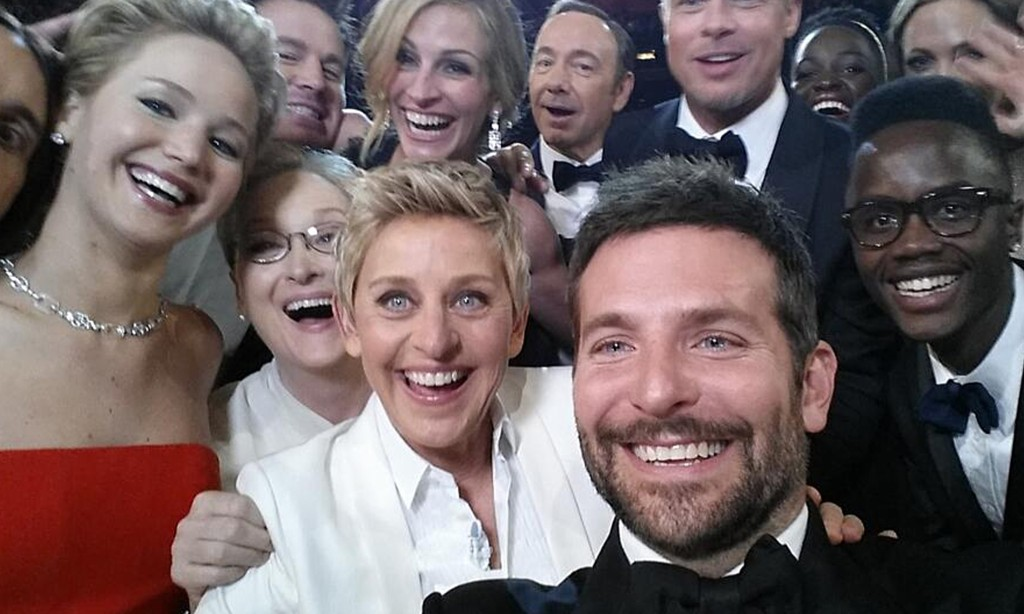
//> input picture fossee/oscarSelfie.jpg, 1024 x 614 px
$ ./main   (built with g++ and OpenCV 4)
//> lines starting //> are read from the running program, lines starting //| are printed output that depends on the picture; after the words box and inside, x2 and y2 are one past the last pixel; in counts of white or black regions, pixels touching at a corner belong together
/*The c++ libraries have been included below.*/

#include<iostream>
#include<cstdlib>
#include<vector>
#include<sstream>
#include<string>
#include<fstream>
#include<stdio.h>

using namespace std;

/*The required set of opencv libraries have been included below.*/

#include "opencv2/calib3d.hpp"
#include "opencv2/core.hpp"
#include "opencv2/highgui.hpp"
#include "opencv2/opencv.hpp"
#include "opencv2/objdetect.hpp"
#include "opencv2/imgproc.hpp"
#include "opencv2/face/facerec.hpp"

/*Using the opencv namespace and face namespace for the facial recognition.*/

using namespace cv;
using namespace cv::face;

/*haarcascade file location for face detection has been defined here*/
String fn_haar = "/home/amb/code/graphics/opencv/fossee/haarcascade_frontalface_alt.xml";

/*haarcascade file location for eye detection has been defined here(for Ellen's eyes)*/
String eyes_cascade_name = "/home/amb/code/graphics/opencv/fossee/haarcascade_eye_tree_eyeglasses.xml";

/*The csv file required to match faces for facial recognition.
Contains the image locations and class labels for Ellen's and Bradley's face.
Two known faces have been used as Fisherfaces uses LDA which required to classes of pictures.*/
string fn_csv = "/home/amb/code/graphics/opencv/fossee/face_recog.txt";

/*This haarcascade file location contains the xml file which has been defined for jellyfishes by opencv-haarcascade training.*/
string jl_haar = "/home/amb/code/graphics/opencv/fossee/cascade.xml";


/*Reads the haarcascade files to recognize objects. The first parameter is the file location for the CSV file that needs to be passed, the second parameter and third parameters are for reading the images and their class labels from a line and the last parameter is a semi-colon which is used in the file to divide the image location and its class label.*/
static void read_csv(const string& filename, vector<Mat>& images, vector<int>& labels, char separator = ';')
{
	/*Takes in the file through the file location that has been passed as one of the parameters.*/
        std::ifstream file(filename.c_str(), ifstream::in);

	/*To check if a valid file location has been passed.*/
        if (!file)
        {
                string error_message = "No valid input file was given, please check the given filename.";
                CV_Error(CV_StsBadArg, error_message);
        }

	/*To read each line from the CSV file.*/
        string line, path, classlabel;

	/*Read one line and parses it.*/
        while (getline(file, line))
        {
                stringstream liness(line);
                getline(liness, path, separator);
                getline(liness, classlabel);

                if(!path.empty() && !classlabel.empty())
                {
                        images.push_back(imread(path, 0));
                        labels.push_back(atoi(classlabel.c_str()));
                }
        }
}

/*The fucntion that is used for detection(Faces in this case), takes the Photo to detect from as an arguement/parameter.*/
void detectFace( Mat frame)
{
        /*Loads the cascade.*/
        CascadeClassifier face_cascade;
        if( !face_cascade.load( fn_haar ) )
        {
                cout << "Error loading face cascade file\n" << endl;
                return;
        };

	/*This will store the various faces that are going to be detected in the photo.*/
        vector<Rect> faces;
        Mat frame_gray;

	/*To convert the photo to grayscale.*/
        cvtColor( frame, frame_gray, CV_BGR2GRAY );

	/*To equalize the photo's histogram.*/
        equalizeHist( frame_gray, frame_gray );

        /*Detects faces.*/
        face_cascade.detectMultiScale( frame_gray, faces, 1.1, 2, 0|CV_HAAR_SCALE_IMAGE, Size(30, 30) );

	/*For each face, draws a rectangle to denote its detection.*/
        for( size_t i = 0; i < faces.size(); i++ )
        {
		Point pt1,pt2;

		pt1.x = faces[i].x;
		pt1.y = faces[i].y;

		pt2.x = faces[i].x + faces[i].width;
		pt2.y = faces[i].y + faces[i].height;

		/*Draws a rectangle.*/
  		rectangle(frame, pt1 , pt2, Scalar(255,255,255),2,8,0);
	}

	/*To display the result after moving it to an appropriate location on the screen.*/
	namedWindow("Face Detection", WINDOW_AUTOSIZE);
	moveWindow("Face Detection", 10,10);
        imshow( "Face Detection", frame );
}

/*To detect the eyes of Ellen. The first parameter is the photo to recognise from and the second and third are for comparison of class labels from CSV file to recognise Ellen's face.*/
void detectEyes( Mat frame, vector<Mat>& images, vector<int>& labels )
{
	/*The first one counts the number of recognitions. As we have two known faces, I had to limit the recognition to Ellen's face and eyes.*/
	int count=0,c=0;

	/*Loads the cascades*/
        CascadeClassifier face_cascade;
        CascadeClassifier eyes_cascade;

	/*Checks proper loading of the haarcascade files(Face and Eyes).*/
        if( !face_cascade.load( fn_haar ) )
        {
                cout << "Error loading face cascade file\n" << endl;
        return;
        };

        if( !eyes_cascade.load( eyes_cascade_name ) )
        {
                cout << "Error loading eyes cascade file\n" << endl;
                return;
        };

	/*Reads the CSV file for facial recognition.*/
	read_csv(fn_csv, images, labels);

	int im_width = images[0].cols;
	int im_height = images[0].rows;

	/*To use the FisherFace Recognition Algorithm for facial recognition.*/
	Ptr<FaceRecognizer> model = createFisherFaceRecognizer();
	model->train(images, labels);

	/*All the detected faces are stored here.*/
        vector<Rect> faces;
        Mat frame_gray;

	/*Color to grayscale conversion of the photo.*/
        cvtColor( frame, frame_gray, CV_BGR2GRAY );

	/*To equlise the histogram which is essential for detection.*/
        equalizeHist( frame_gray, frame_gray );

        /*Detects faces*/
        face_cascade.detectMultiScale( frame_gray, faces, 1.1, 2, 0|CV_HAAR_SCALE_IMAGE, Size(30, 30) );

	/*Reads each detected face.*/
	for( size_t i = 0; i < faces.size(); i++ )
        {
		/*To store the region of interest, required for recognition.*/
                Mat faceROI = frame_gray( faces[i] );

		/*Stores in a rectangle.*/
		Rect face_i = faces[i];
		Mat face = frame_gray(face_i);

		/*Particular face resized for recognition.*/
		Mat face_resized;
		cv::resize(face, face_resized, Size(im_width, im_height), 1.0, 1.0, INTER_CUBIC);

		/*Predicts recognition.*/
		int prediction = model->predict(face_resized);

		/*To store the eyes of a face.*/
                std::vector<Rect> eyes;

		/*If prediction is successful that is the face is of a known person i.e Ellen's continue to her eyes. The counter is to prevent the model from continuing to Bradley's eyes.*/
		if(prediction == 0 && count<4)
		{
			count++;
			/*In Ellen's face, to detect eyes.*/
                        eyes_cascade.detectMultiScale( faceROI, eyes, 1.1, 2, 0 |CV_HAAR_SCALE_IMAGE, Size(30, 30) );

			/*For every eye.*/
                        for( size_t j = 0; j < eyes.size(); j++ )
                        {
				/*To calculate the BGR values of the centroid of her eyes. Her eyes have been denoted as a circle whose centroid is its center.*/
                                Point center( faces[i].x + eyes[j].x + eyes[j].width*0.5, faces[i].y + eyes[j].y + eyes[j].height*0.5 );
                                int radius = cvRound( (eyes[j].width + eyes[j].height)*0.25 );
                                circle( frame, center, radius, Scalar( 255, 255, 255 ), 4, 8, 0 );

				Vec3b p = frame.at<Vec3b>(center.x, center.y);

				/*To display the BGR values for each eye.*/
				if(c == 0)
				{
					cout<<"The (B,G,R) values of the centroid of Ellen's left eye is : "<<"( "<<(int)p[0]<<", "<<(int)p[1]<<", "<<(int)p[2]<<" )"<<endl;
					c++;
				}
				else
				{
					cout<<"The (B,G,R) values of the centroid of Ellen's right eye is : "<<"( "<<(int)p[0]<<", "<<(int)p[1]<<", "<<(int)p[2]<<" )"<<endl;
				}

                      	}

        	}
	}

	/*Display the result after moving it to an appropriate location.*/
	namedWindow("Ellen's Eye Detection", WINDOW_AUTOSIZE);
	moveWindow("Ellen's Eye Detection",520,10);
        imshow( "Ellen's Eye Detection", frame );
}

/*The fucntion to detect Jellyfishes in the second image provided. Passes the image as the parameter.*/
// [53 lines left out: function detectJellyfish, not called in this run]

/*The main function.*/
int main(int argc, char** argv)
{
	/*The two given images are stored in to the matrices.*/
	Mat photo1 = imread("/home/amb/code/graphics/opencv/fossee/oscarSelfie.jpg");
//> photo1 is the input picture: 614 rows x 1024 cols, CV_8UC3; mean B, G, R 100.5, 99.8, 114.3
	Mat photo2 = imread("/home/amb/code/graphics/opencv/fossee/jellyfish.jpg");
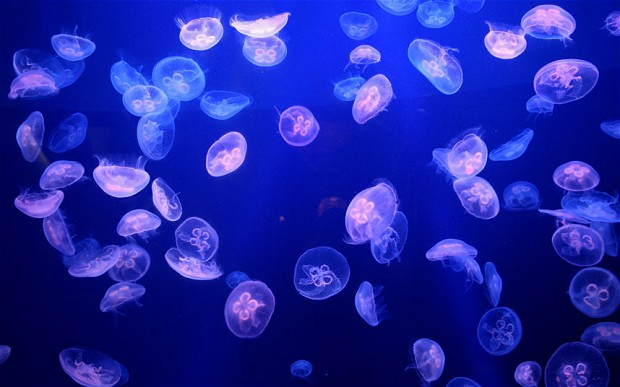
//> input picture fossee/jellyfish.jpg, 620 x 387 px
//> photo2 is the input picture: 387 rows x 620 cols, CV_8UC3; mean B, G, R 165.1, 37.5, 31.3

	/*The matrix of images and classlabels used to recognize Ellen which are passed through the function later.*/
	vector<Mat> images;
	vector<int> labels;

	/*Function call to detect the faces in the first image.*/
	detectFace(photo1);
//> in detectFace, `cvtColor( frame, frame_gray, CV_BGR2GRAY );`:
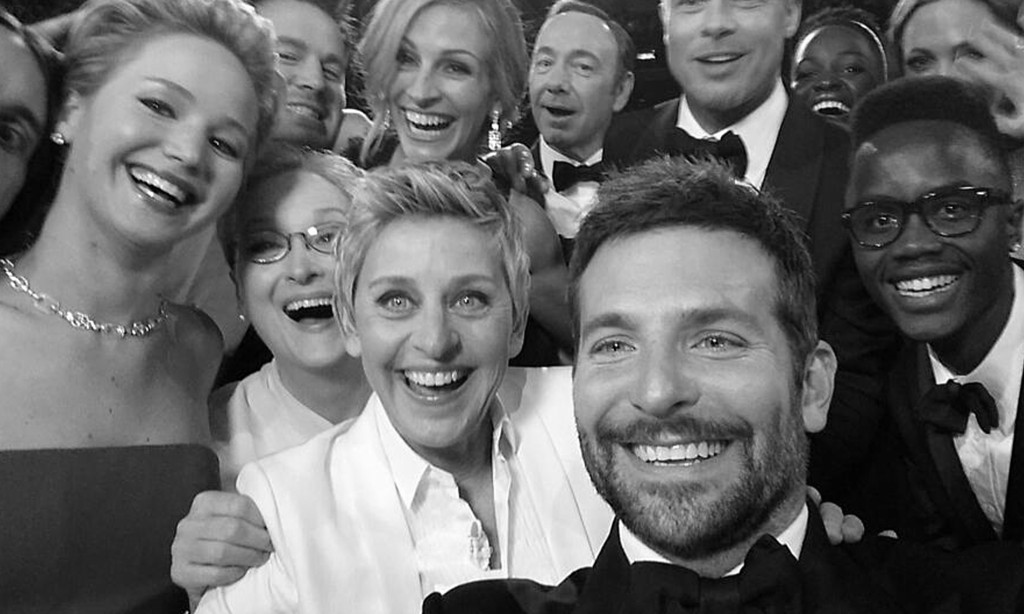
//> frame_gray: 614 rows x 1024 cols, CV_8UC1; min 0, max 255, mean 104.2
//> in detectFace, `equalizeHist( frame_gray, frame_gray );`:
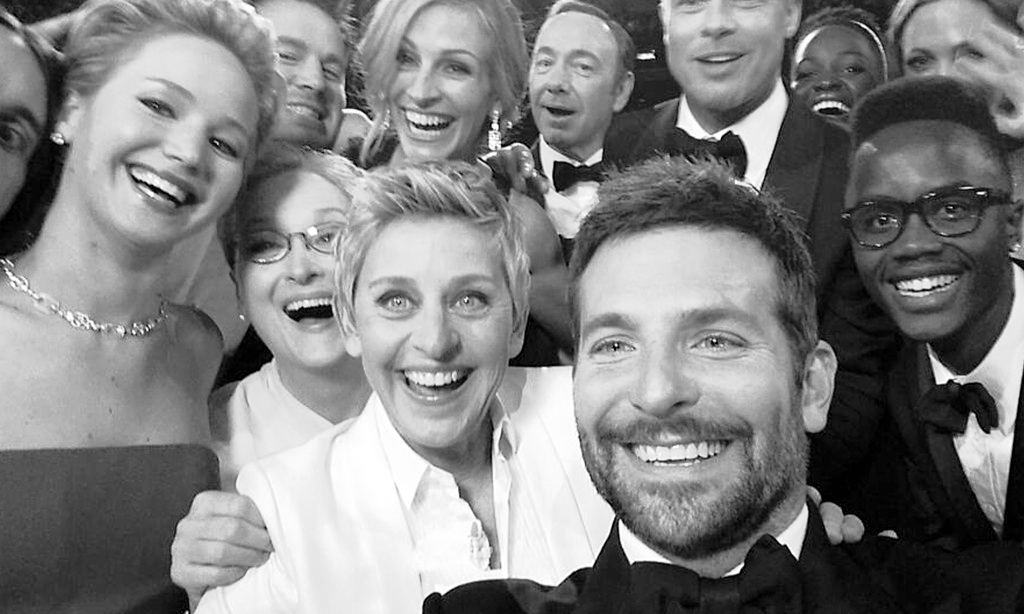
//> frame_gray: 614 rows x 1024 cols, CV_8UC1; min 0, max 255, mean 128.1
//> in detectFace, `face_cascade.detectMultiScale( frame_gray, faces, 1.1, 2, 0|CV_HAAR_SC..`: faces = 8 Rects (x, y, width, height): [178, 494, 62, 62], [506, 19, 111, 111], [365, 14, 132, 132], [221, 181, 154, 154], [341, 227, 188, 188], [46, 40, 172, 172], [831, 147, 168, 168], [521, 231, 283, 283]
//> the loop in detectFace, `for( size_t i = 0; i < faces.size(); i++ )` made 8 passes
//> after the loop in detectFace, `for( size_t i = 0; i < faces.size(); i++ )`:
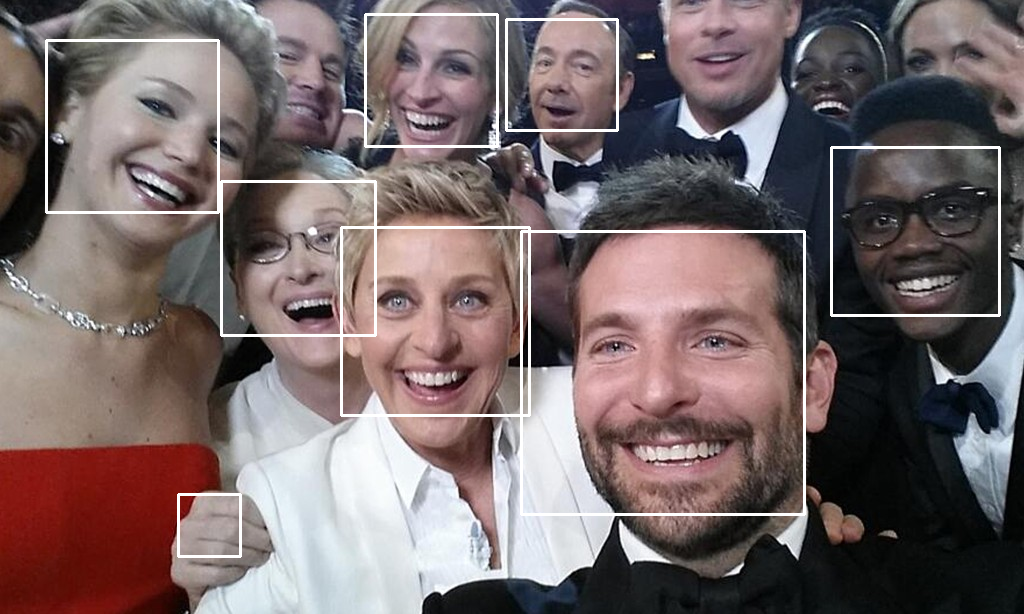
//> frame: 614 rows x 1024 cols, CV_8UC3; 2.41% of pixels changed, all inside (x1, y1, x2, y2) = (45, 13, 1001, 558)

	/*Funciton call to recognise Ellen and point out her eyes.*/
	detectEyes(photo1, images, labels);
//> ellen1.pgm cannot be read in this run, so this picture is empty
//> in read_csv, `labels.push_back(atoi(classlabel.c_str()));`: labels = [0]

	/*Funciton call to detect the jellyfishes.*/
	detectJellyfish(photo2);

	/*Waits until 0 seconds to exit on pressing any key.*/
	waitKey(0);

	return 0;
}
